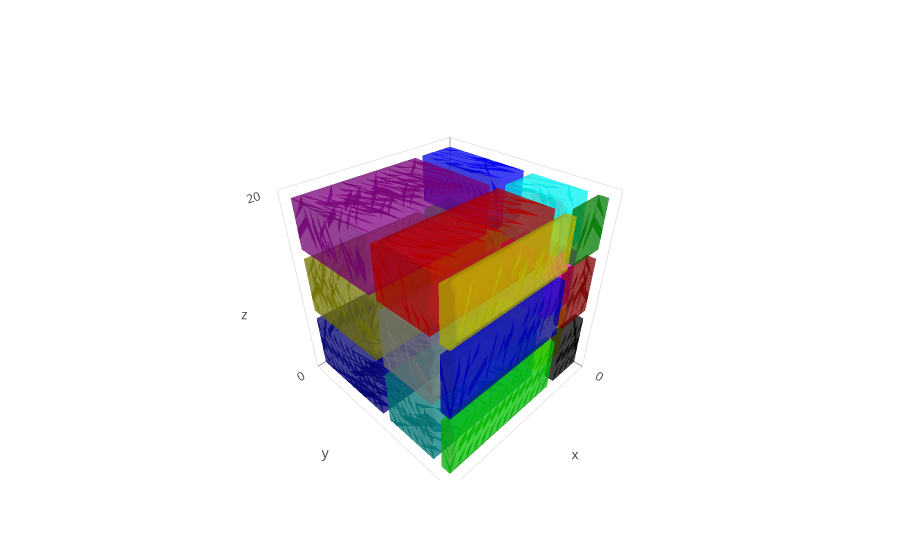

The cell this chart's notebook holds for it:
### Code cell
# 3D plot layout settings
layout = go.Layout(
                    scene = dict(
                    xaxis = dict(
                        nticks=2, range = [0,20],),
                    yaxis = dict(
                        nticks=2, range = [0,20],),
                    zaxis = dict(
                        nticks=2, range = [0,20],),),
                  )

# Plot figure
plotly.offline.init_notebook_mode(connected=True)
fig = go.Figure(data=traces, layout=layout)

plotly.offline.iplot(fig)

### Figure 1 — Plotly figure (JSON) as saved in the notebook; plotly's stock layout.template omitted (floating-point values rounded to 4 significant figures; data arrays with more than 128 entries replaced by an {"elided": "..."} marker saying what was removed)
{"data": [{"alphahull": 5, "color": "#FF0000", "opacity": 0.5, "type": "mesh3d", "x": {"elided": "385 int values"}, "y": {"elided": "385 int values"}, "z": {"elided": "385 int values"}}, {"alphahull": 5, "color": "#00FF00", "opacity": 0.5, "type": "mesh3d", "x": {"elided": "385 int values"}, "y": {"elided": "385 int values"}, "z": {"elided": "385 int values"}}, {"alphahull": 5, "color": "#0000FF", "opacity": 0.5, "type": "mesh3d", "x": {"elided": "330 int values"}, "y": {"elided": "330 int values"}, "z": {"elided": "330 int values"}}, {"alphahull": 5, "color": "#FFFF00", "opacity": 0.5, "type": "mesh3d", "x": {"elided": "245 int values"}, "y": {"elided": "245 int values"}, "z": {"elided": "245 int values"}}, {"alphahull": 5, "color": "#FF00FF", "opacity": 0.5, "type": "mesh3d", "x": {"elided": "245 int values"}, "y": {"elided": "245 int values"}, "z": {"elided": "245 int values"}}, {"alphahull": 5, "color": "#00FFFF", "opacity": 0.5, "type": "mesh3d", "x": {"elided": "210 int values"}, "y": {"elided": "210 int values"}, "z": {"elided": "210 int values"}}, {"alphahull": 5, "color": "#000000", "opacity": 0.5, "type": "mesh3d", "x": [0, 0, 0, 0, 0, 0, 0, 0, 0, 0, 0, 0, 0, 0, 1, 1, 1, 1, 1, 1, 1, 1, 1, 1, 1, 1, 1, 1, 2, 2, 2, 2, 2, 2, 2, 2, 2, 2, 2, 2, 2, 2, 3, 3, 3, 3, 3, 3, 3, 3, 3, 3, 3, 3, 3, 3, 4, 4, 4, 4, 4, 4, 4, 4, 4, 4, 4, 4, 4, 4], "y": [18, 18, 18, 18, 18, 18, 18, 19, 19, 19, 19, 19, 19, 19, 18, 18, 18, 18, 18, 18, 18, 19, 19, 19, 19, 19, 19, 19, 18, 18, 18, 18, 18, 18, 18, 19, 19, 19, 19, 19, 19, 19, 18, 18, 18, 18, 18, 18, 18, 19, 19, 19, 19, 19, 19, 19, 18, 18, 18, 18, 18, 18, 18, 19, 19, 19, 19, 19, 19, 19], "z": [0, 1, 2, 3, 4, 5, 6, 0, 1, 2, 3, 4, 5, 6, 0, 1, 2, 3, 4, 5, 6, 0, 1, 2, 3, 4, 5, 6, 0, 1, 2, 3, 4, 5, 6, 0, 1, 2, 3, 4, 5, 6, 0, 1, 2, 3, 4, 5, 6, 0, 1, 2, 3, 4, 5, 6, 0, 1, 2, 3, 4, 5, 6, 0, 1, 2, 3, 4, 5, 6]}, {"alphahull": 5, "color": "#800000", "opacity": 0.5, "type": "mesh3d", "x": [0, 0, 0, 0, 0, 0, 0, 0, 0, 0, 0, 0, 0, 0, 1, 1, 1, 1, 1, 1, 1, 1, 1, 1, 1, 1, 1, 1, 2, 2, 2, 2, 2, 2, 2, 2, 2, 2, 2, 2, 2, 2, 3, 3, 3, 3, 3, 3, 3, 3, 3, 3, 3, 3, 3, 3, 4, 4, 4, 4, 4, 4, 4, 4, 4, 4, 4, 4, 4, 4], "y": [18, 18, 18, 18, 18, 18, 18, 19, 19, 19, 19, 19, 19, 19, 18, 18, 18, 18, 18, 18, 18, 19, 19, 19, 19, 19, 19, 19, 18, 18, 18, 18, 18, 18, 18, 19, 19, 19, 19, 19, 19, 19, 18, 18, 18, 18, 18, 18, 18, 19, 19, 19, 19, 19, 19, 19, 18, 18, 18, 18, 18, 18, 18, 19, 19, 19, 19, 19, 19, 19], "z": [7, 8, 9, 10, 11, 12, 13, 7, 8, 9, 10, 11, 12, 13, 7, 8, 9, 10, 11, 12, 13, 7, 8, 9, 10, 11, 12, 13, 7, 8, 9, 10, 11, 12, 13, 7, 8, 9, 10, 11, 12, 13, 7, 8, 9, 10, 11, 12, 13, 7, 8, 9, 10, 11, 12, 13, 7, 8, 9, 10, 11, 12, 13, 7, 8, 9, 10, 11, 12, 13]}, {"alphahull": 5, "color": "#008000", "opacity": 0.5, "type": "mesh3d", "x": [0, 0, 0, 0, 0, 0, 0, 0, 0, 0, 0, 0, 1, 1, 1, 1, 1, 1, 1, 1, 1, 1, 1, 1, 2, 2, 2, 2, 2, 2, 2, 2, 2, 2, 2, 2, 3, 3, 3, 3, 3, 3, 3, 3, 3, 3, 3, 3, 4, 4, 4, 4, 4, 4, 4, 4, 4, 4, 4, 4], "y": [18, 18, 18, 18, 18, 18, 19, 19, 19, 19, 19, 19, 18, 18, 18, 18, 18, 18, 19, 19, 19, 19, 19, 19, 18, 18, 18, 18, 18, 18, 19, 19, 19, 19, 19, 19, 18, 18, 18, 18, 18, 18, 19, 19, 19, 19, 19, 19, 18, 18, 18, 18, 18, 18, 19, 19, 19, 19, 19, 19], "z": [14, 15, 16, 17, 18, 19, 14, 15, 16, 17, 18, 19, 14, 15, 16, 17, 18, 19, 14, 15, 16, 17, 18, 19, 14, 15, 16, 17, 18, 19, 14, 15, 16, 17, 18, 19, 14, 15, 16, 17, 18, 19, 14, 15, 16, 17, 18, 19, 14, 15, 16, 17, 18, 19, 14, 15, 16, 17, 18, 19]}, {"alphahull": 5, "color": "#000080", "opacity": 0.5, "type": "mesh3d", "x": {"elided": "1155 int values"}, "y": {"elided": "1155 int values"}, "z": {"elided": "1155 int values"}}, {"alphahull": 5, "color": "#808000", "opacity": 0.5, "type": "mesh3d", "x": {"elided": "1155 int values"}, "y": {"elided": "1155 int values"}, "z": {"elided": "1155 int values"}}, {"alphahull": 5, "color": "#800080", "opacity": 0.5, "type": "mesh3d", "x": {"elided": "990 int values"}, "y": {"elided": "990 int values"}, "z": {"elided": "990 int values"}}, {"alphahull": 5, "color": "#008080", "opacity": 0.5, "type": "mesh3d", "x": {"elided": "735 int values"}, "y": {"elided": "735 int values"}, "z": {"elided": "735 int values"}}, {"alphahull": 5, "color": "#808080", "opacity": 0.5, "type": "mesh3d", "x": {"elided": "735 int values"}, "y": {"elided": "735 int values"}, "z": {"elided": "735 int values"}}, {"alphahull": 5, "color": "#C00000", "opacity": 0.5, "type": "mesh3d", "x": {"elided": "630 int values"}, "y": {"elided": "630 int values"}, "z": {"elided": "630 int values"}}, {"alphahull": 5, "color": "#00C000", "opacity": 0.5, "type": "mesh3d", "x": {"elided": "210 int values"}, "y": {"elided": "210 int values"}, "z": {"elided": "210 int values"}}, {"alphahull": 5, "color": "#0000C0", "opacity": 0.5, "type": "mesh3d", "x": {"elided": "210 int values"}, "y": {"elided": "210 int values"}, "z": {"elided": "210 int values"}}, {"alphahull": 5, "color": "#C0C000", "opacity": 0.5, "type": "mesh3d", "x": {"elided": "180 int values"}, "y": {"elided": "180 int values"}, "z": {"elided": "180 int values"}}], "layout": {"scene": {"xaxis": {"nticks": 2, "range": [0, 20]}, "yaxis": {"nticks": 2, "range": [0, 20]}, "zaxis": {"nticks": 2, "range": [0, 20]}}}}
